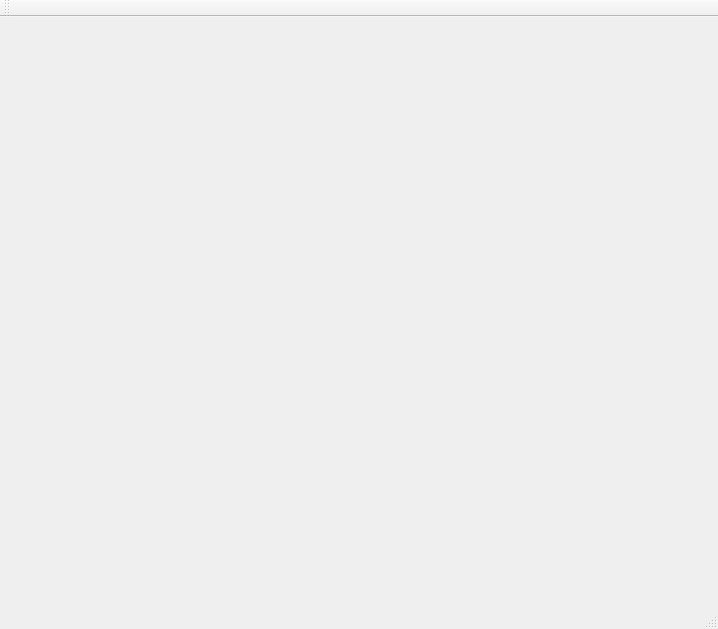
<?xml version="1.0" encoding="UTF-8"?>
<ui version="4.0">
 <class>MainWindow</class>
 <widget class="QMainWindow" name="MainWindow">
  <property name="geometry">
   <rect>
    <x>0</x>
    <y>0</y>
    <width>718</width>
    <height>629</height>
   </rect>
  </property>
  <property name="windowTitle">
   <string>MainWindow</string>
  </property>
  <widget class="QWidget" name="centralWidget">
   <widget class="QGLESWIDGET" name="widget" native="true">
    <property name="geometry">
     <rect>
      <x>10</x>
      <y>10</y>
      <width>600</width>
      <height>600</height>
     </rect>
    </property>
   </widget>
  </widget>
  <widget class="QMenuBar" name="menuBar">
   <property name="geometry">
    <rect>
     <x>0</x>
     <y>0</y>
     <width>718</width>
     <height>25</height>
    </rect>
   </property>
  </widget>
  <widget class="QToolBar" name="mainToolBar">
   <attribute name="toolBarArea">
    <enum>TopToolBarArea</enum>
   </attribute>
   <attribute name="toolBarBreak">
    <bool>false</bool>
   </attribute>
  </widget>
  <widget class="QStatusBar" name="statusBar"/>
 </widget>
 <layoutdefault spacing="6" margin="11"/>
 <customwidgets>
  <customwidget>
   <class>QGLESWIDGET</class>
   <extends>QWidget</extends>
   <header>qgleswidget.h</header>
   <container>1</container>
  </customwidget>
 </customwidgets>
 <resources/>
 <connections/>
</ui>
